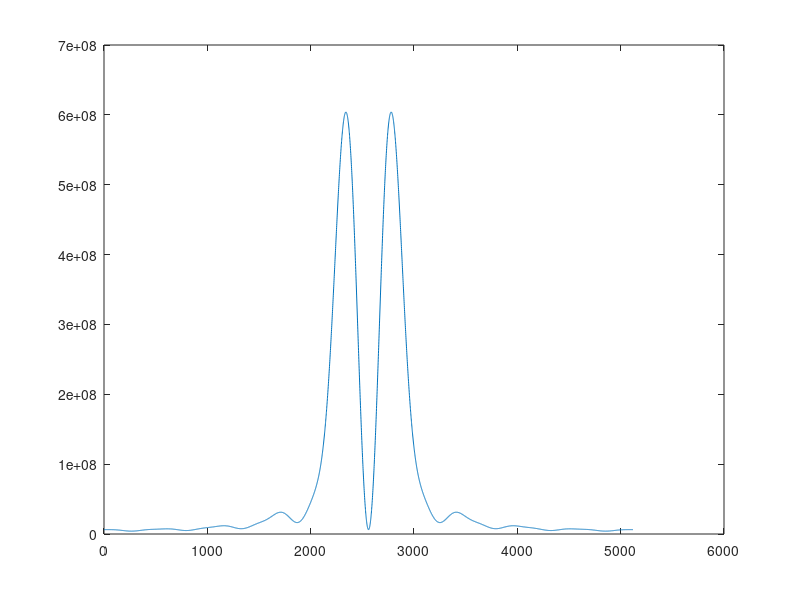

The MATLAB script that drew this image:
%% Init
clc;
clear all;
close all;



%% Params

Fe = 20 * 1e6; %Hz
Fse = 20;
Fs = Fe/Fse;
Ts = 1e-6;
Nfft=256;
f = [0:Nfft * Fse-1];
% p def
middle = floor(Fse/2);

P = [-0.5 * ones(1,middle), 0.5 * ones(1,Fse-middle)];

autocorrelation = xcorr(P,Nfft * Fse);
g = autocorrelation + 0.25 * Ts;
G = abs(fftshift(fft(g, Nfft * Fse))).^2;


plot(f, G/Ts)